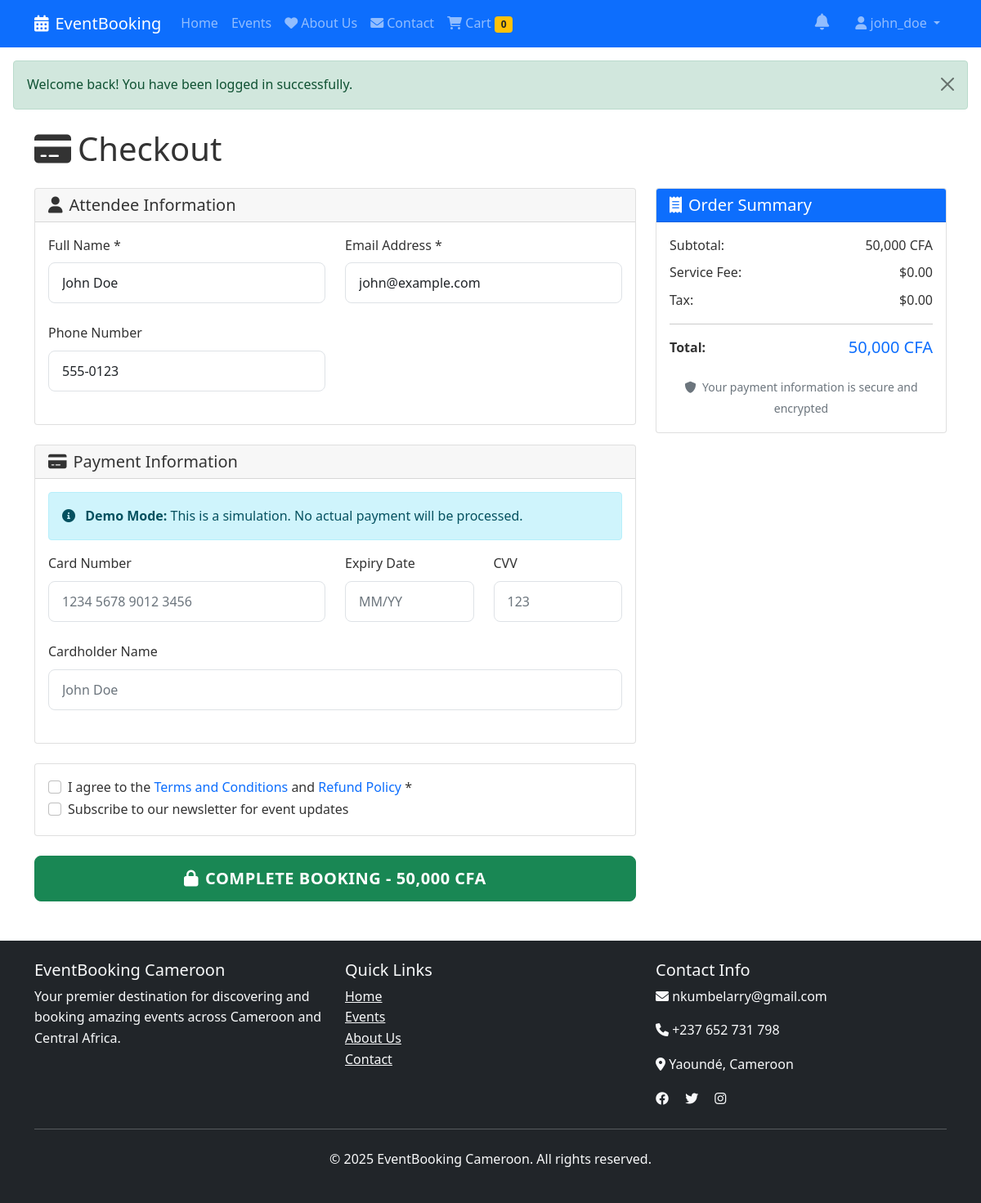
Screenshot of /checkout.php?event_id=3 (signed in) with the database file from the repository.
### tables this page shows
CREATE TABLE users (
    id INT AUTO_INCREMENT PRIMARY KEY,
    username VARCHAR(50) UNIQUE NOT NULL,
    email VARCHAR(100) UNIQUE NOT NULL,
    password VARCHAR(255) NOT NULL,
    first_name VARCHAR(50) NOT NULL,
    last_name VARCHAR(50) NOT NULL,
    phone VARCHAR(20),
    address TEXT,
    created_at TIMESTAMP DEFAULT CURRENT_TIMESTAMP,
    updated_at TIMESTAMP DEFAULT CURRENT_TIMESTAMP ON UPDATE CURRENT_TIMESTAMP
);

CREATE TABLE events (
    id INT AUTO_INCREMENT PRIMARY KEY,
    name VARCHAR(200) NOT NULL,
    description TEXT,
    date DATE NOT NULL,
    time TIME NOT NULL,
    venue VARCHAR(200) NOT NULL,
    location VARCHAR(200) NOT NULL,
    organizer VARCHAR(100) NOT NULL,
    organizer_contact VARCHAR(100),
    image VARCHAR(255),
    price DECIMAL(10,2) NOT NULL,
    available_tickets INT NOT NULL,
    total_tickets INT NOT NULL,
    status ENUM('active', 'inactive', 'cancelled') DEFAULT 'active',
    created_at TIMESTAMP DEFAULT CURRENT_TIMESTAMP,
    updated_at TIMESTAMP DEFAULT CURRENT_TIMESTAMP ON UPDATE CURRENT_TIMESTAMP
);

### includes/functions.php (called while the page is built, shortened)
<?php
function getCurrentUser() {
    $pdo = getDBConnection();
    $stmt = $pdo->prepare("SELECT * FROM users WHERE id = ?");
    $stmt->execute([$_SESSION['user_id']]);
    return $stmt->fetch();
}
function getEventById($id) {
    $pdo = getDBConnection();
    $stmt = $pdo->prepare("SELECT * FROM events WHERE id = ? AND status = 'active'");
    $stmt->execute([$id]);
    return $stmt->fetch();
}
function formatPrice($price) {
    return number_format($price, 0) . ' CFA';
}
?>

### checkout.php (the view, shortened to what this page needs)
<?php
require_once 'includes/functions.php';
$total = 0;
if (isset($_GET['event_id'])) {
    $eventId = $_GET['event_id'];
    $quantity = $_GET['quantity'] ?? 1;
    $event = getEventById($eventId);
    if ($event) {
        $total = $event['price'] * $quantity;
    }
} else {
    $cartItems = getCartItems($_SESSION['user_id']);
    $total = getCartTotal($_SESSION['user_id']);
}
$user = getCurrentUser();
?>
<?php include 'includes/header.php'; ?>
<div class="container my-4">
    <div class="row">
        <div class="col-12">
            <h1 class="mb-4">
                <i class="fas fa-credit-card me-2"></i>Checkout
            </h1>
        </div>
    </div>
    <div class="row">
        <div class="col-lg-8">
            <form method="POST" id="checkout-form">
                <div class="card mb-4">
                    <div class="card-header">
                        <h5 class="mb-0">
                            <i class="fas fa-user me-2"></i>Attendee Information
                        </h5>
                    </div>
                    <div class="card-body">
                        <div class="row">
                            <div class="col-md-6">
                                <div class="form-group">
                                    <label for="attendee_name" class="form-label">Full Name *</label>
                                    <input type="text" class="form-control" id="attendee_name" name="attendee_name"
                                           value="<?php echo htmlspecialchars($user['first_name'] . ' ' . $user['last_name']); ?>"
                                           required>
                                </div>
                            </div>
                            <div class="col-md-6">
                                <div class="form-group">
                                    <label for="attendee_email" class="form-label">Email Address *</label>
                                    <input type="email" class="form-control" id="attendee_email" name="attendee_email"
                                           value="<?php echo htmlspecialchars($user['email']); ?>"
                                           required>
                                </div>
                            </div>
                        </div>
                        <div class="row">
                            <div class="col-md-6">
                                <div class="form-group">
                                    <label for="attendee_phone" class="form-label">Phone Number</label>
                                    <input type="tel" class="form-control" id="attendee_phone" name="attendee_phone"
                                           value="<?php echo htmlspecialchars($user['phone']); ?>">
                                </div>
                            </div>
                        </div>
                    </div>
                </div>
                <div class="card mb-4">
                    <div class="card-header">
                        <h5 class="mb-0">
                            <i class="fas fa-credit-card me-2"></i>Payment Information
                        </h5>
                    </div>
                    <div class="card-body">
                        <div class="alert alert-info">
                            <i class="fas fa-info-circle me-2"></i>
                            <strong>Demo Mode:</strong> This is a simulation. No actual payment will be processed.
                        </div>
                        <div class="row">
                            <div class="col-md-6">
                                <div class="form-group">
                                    <label for="card_number" class="form-label">Card Number</label>
                                    <input type="text" class="form-control" id="card_number"
                                           placeholder="1234 5678 9012 3456" maxlength="19">
                                </div>
                            </div>
                            <div class="col-md-3">
                                <div class="form-group">
                                    <label for="expiry" class="form-label">Expiry Date</label>
                                    <input type="text" class="form-control" id="expiry"
                                           placeholder="MM/YY" maxlength="5">
                                </div>
                            </div>
                            <div class="col-md-3">
                                <div class="form-group">
                                    <label for="cvv" class="form-label">CVV</label>
                                    <input type="text" class="form-control" id="cvv"
                                           placeholder="123" maxlength="4">
                                </div>
                            </div>
                        </div>
                        <div class="form-group">
                            <label for="card_name" class="form-label">Cardholder Name</label>
                            <input type="text" class="form-control" id="card_name"
                                   placeholder="John Doe">
                        </div>
                    </div>
                </div>
                <div class="card mb-4">
                    <div class="card-body">
                        <div class="form-check">
                            <input class="form-check-input" type="checkbox" id="terms" name="terms" required>
                            <label class="form-check-label" for="terms">
                                I agree to the <a href="#" class="text-decoration-none">Terms and Conditions</a>
                                and <a href="#" class="text-decoration-none">Refund Policy</a> *
                            </label>
                        </div>
                        <div class="form-check">
                            <input class="form-check-input" type="checkbox" id="newsletter" name="newsletter">
                            <label class="form-check-label" for="newsletter">
                                Subscribe to our newsletter for event updates
                            </label>
                        </div>
                    </div>
                </div>
                <button type="submit" class="btn btn-success btn-lg w-100">
                    <i class="fas fa-lock me-2"></i>Complete Booking - <?php echo formatPrice($total); ?>
                </button>
            </form>
        </div>
        <div class="col-lg-4">
            <div class="card sticky-top" style="top: 20px;">
                <div class="card-header bg-primary text-white">
                    <h5 class="mb-0">
                        <i class="fas fa-receipt me-2"></i>Order Summary
                    </h5>
                </div>
                <div class="card-body">
                    <div class="d-flex justify-content-between mb-2">
                        <span>Subtotal:</span>
                        <span><?php echo formatPrice($total); ?></span>
                    </div>
                    <div class="d-flex justify-content-between mb-2">
                        <span>Service Fee:</span>
                        <span>$0.00</span>
                    </div>
                    <div class="d-flex justify-content-between mb-3">
                        <span>Tax:</span>
                        <span>$0.00</span>
                    </div>
                    <hr>
                    <div class="d-flex justify-content-between mb-3">
                        <strong>Total:</strong>
                        <strong class="text-primary h5"><?php echo formatPrice($total); ?></strong>
                    </div>
                    <div class="text-center">
                        <small class="text-muted">
                            <i class="fas fa-shield-alt me-1"></i>
                            Your payment information is secure and encrypted
                        </small>
                    </div>
                </div>
            </div>
        </div>
    </div>
</div>
<?php include 'includes/footer.php'; ?>

### css/style.css (style rules this page uses)
:root { --primary-color: #0d6efd; --secondary-color: #6c757d; --success-color: #198754; --danger-color: #dc3545; --warning-color: #ffc107; --info-color: #0dcaf0; --light-color: #f8f9fa; --dark-color: #212529; }
body { font-family: 'Segoe UI', Tahoma, Geneva, Verdana, sans-serif; line-height: 1.6; color: #333; }
.form-group { margin-bottom: 1.5rem; }
.form-control { border-radius: 8px; border: 1px solid #dee2e6; padding: 0.75rem 1rem; font-size: 1rem; }
.btn { border-radius: 8px; padding: 0.75rem 1.5rem; font-weight: 600; text-transform: uppercase; letter-spacing: 0.5px; transition: all 0.3s ease; }

### rows the page displays
users: attendee_name "John Doe", attendee_email "john@example.com", attendee_phone "555-0123"
events: price "50,000 CFA"

### other values shown
count($cartItems) "0"
$_SESSION['username'] "john_doe"
$_SESSION['success_message'] "Welcome back! You have been logged in successfully."
